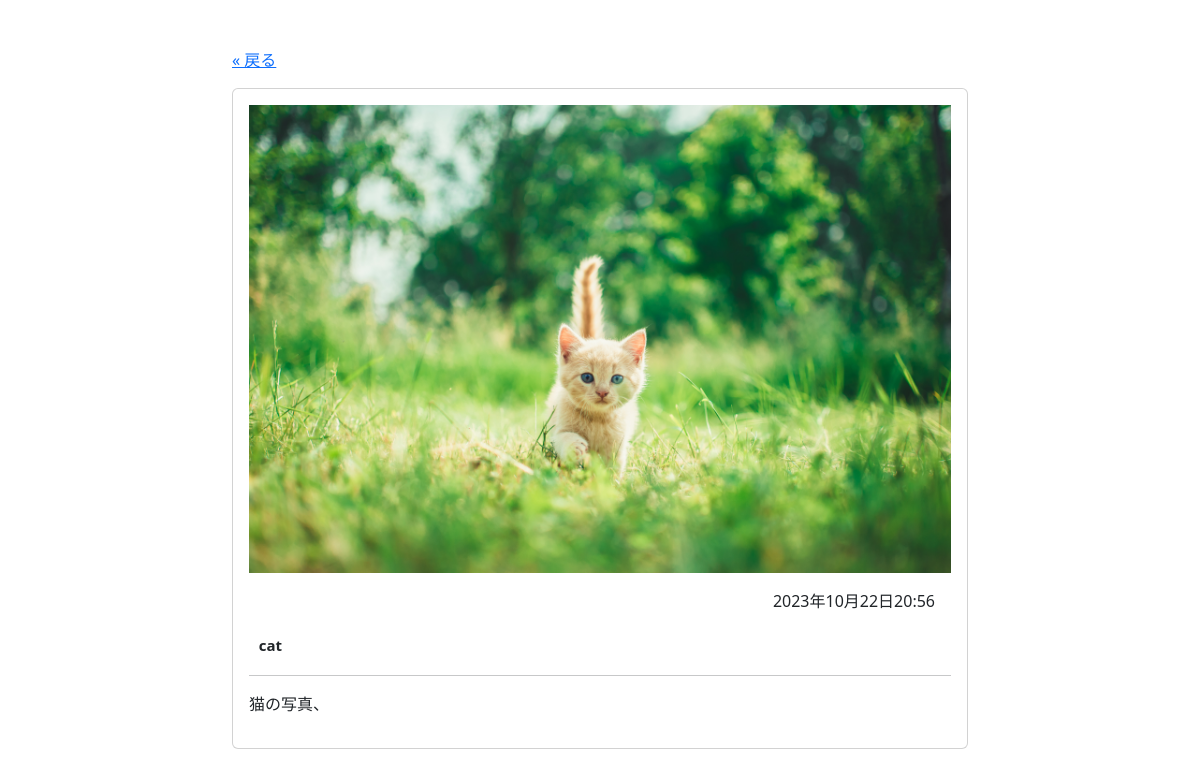
/photo/5, run on the app's committed database.
### album/models.py (models this page shows, shortened)
class Photo(models.Model):
  image = models.ImageField(null=False, blank=False, upload_to="uploads/")
  description = models.TextField(null=True, blank=True)
  created_at = models.DateTimeField(auto_now_add=True)
  tags = models.ManyToManyField(Tag, blank=True)

class Tag(models.Model):
  name = models.CharField(max_length=32, primary_key=True)
  def __str__(self):
    return self.name

### album/views.py (the view)
# urls.py: path("photo/<int:pk>", PhotoDetailView.as_view(), name="photo-detail"),
class PhotoDetailView(DetailView):
  model = Photo
  template_name = "album/photo_detail.html"
  context_object_name = "photo"

### album/templates/album/photo_detail.html
{% extends "album/base.html" %}
{% block content %}
<div class="container">
  <div class="row justify-content-center">
    <div class="col-lg-8 col-md-10">
      <p><a href="{{request.META.HTTP_REFERER}}">« 戻る</a></p>
      <div class="card">
        <div class="card-body">
          <img src="{{ photo.image.url }}" class="img-fluid">
          <p class="m-3 text-end">{{ photo.created_at }}</p>
          <p class="fs-5">
            {% for tag in photo.tags.all %}
            <span class="badge rounded-pill bd-light text-dark">
              {{tag}}
            </span>
            {% endfor %}
          </p>
          <hr>
          <p>{{ photo.description }}</p>
        </div>
      </div>
    </div>
  </div>
</div>
{% endblock content %}

### data on the page
Photo: image (picture), created_at "2023年10月22日20:56", description "猫の写真、"
Tag: name "cat"
